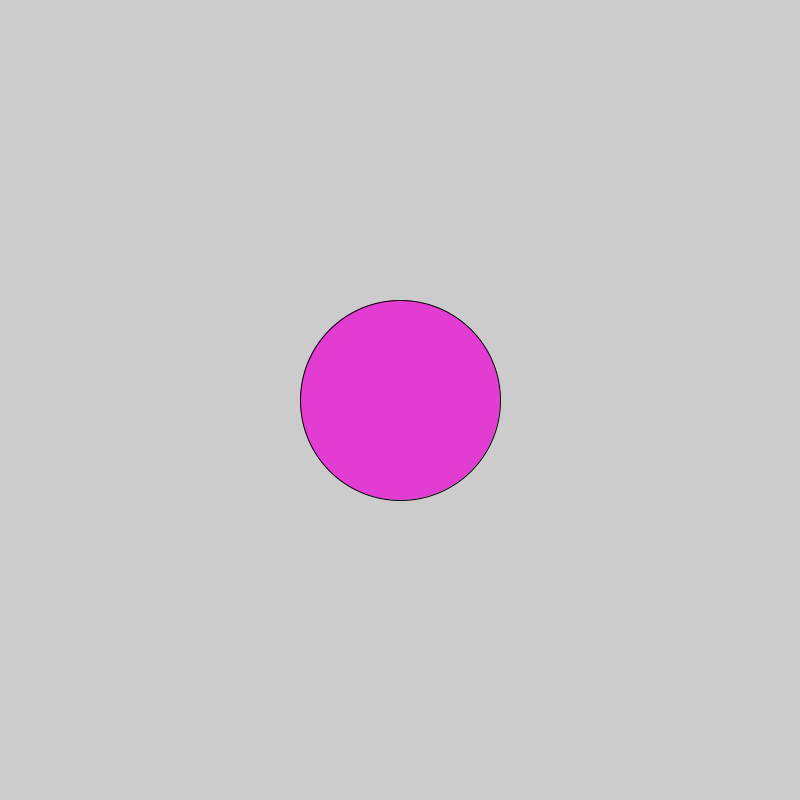
Frame 1 (no input)
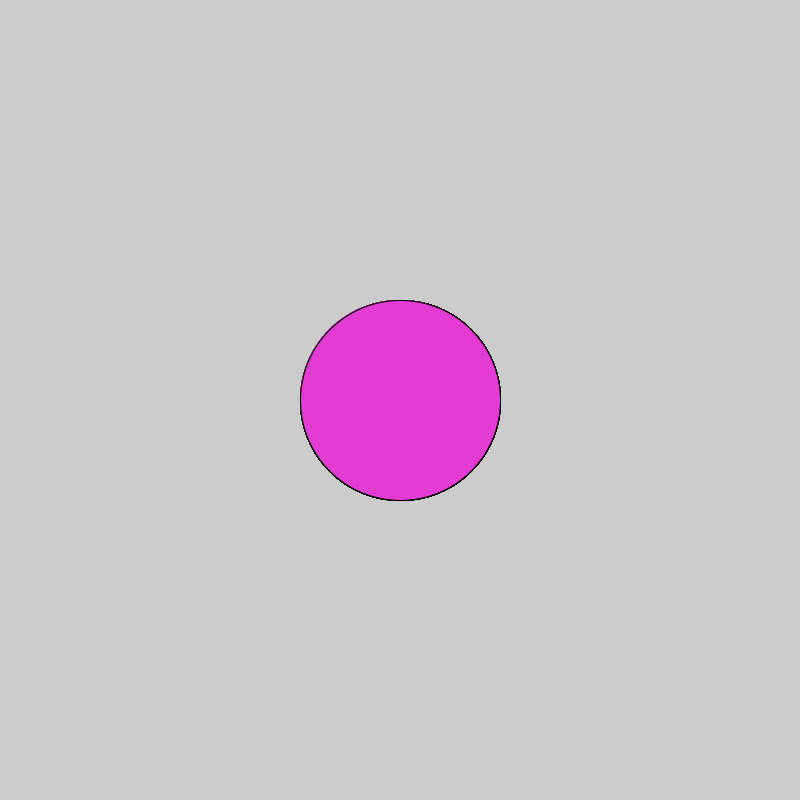
Frame 60 (the mouse pressed at the canvas centre just before this capture)
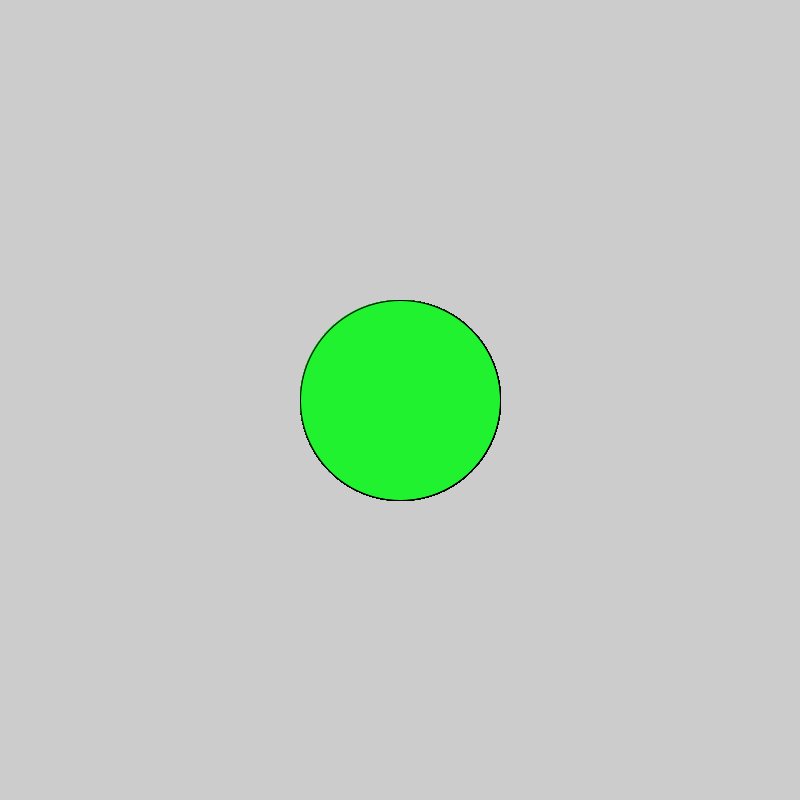
Frame 120 (the mouse held since frame 60 and released just before this capture)

The Processing sketch that drew these frames (run headless with seeded random() and noise(); from frame 60 on, the mouse is pressed at the canvas centre):

// Processing sketch: Colin_Weis__Logical_Dot_Thing
// ── Colin_Weis__Logical_Dot_Thing.pde
void setup() {
  size(800, 800);
}
void draw() {
  fill(#E33CD2);
  if(mousePressed) {
fill(#20F22F);
  }
  ellipse(400, 400, 200, 200);

}
